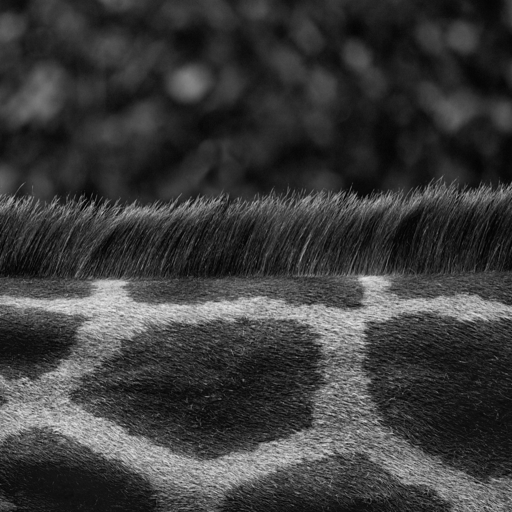
%> input picture clases/Cap08_Segmentacion/matlab/jirafa.png, 512 x 512 px
$ octave IMG08_EdgeLoG.m   (GNU Octave 9; MATLAB toolbox functions it lacks are replaced by stand-ins)
%> lines starting %> are read from the running program, lines starting %| are printed output that depends on the picture
% Example:
%
% Edge detection using LoG Filter
%
% Computer Vision Course
% (c) Domingo Mery (2014) - http://dmery.ing.puc.cl

% LoG Filter
close all
i = input('Image: 1: jirafa, 2: cameraman, 3: circuit, 4: wheel ?');
%> the answer given: 1
switch i
    case 1
        X1 = imread('jirafa.png');
%> X1 is the input picture: size 512x512 uint8; min 1, max 237, mean 59.7
    case 2
        X1 = imread('cameraman.tif');
    case 3
        X1 = imread('circuit.tif');
    case 4
        X1 = imread('wheel.bmp');
end
X = double(imresize(X1,[256 256]));
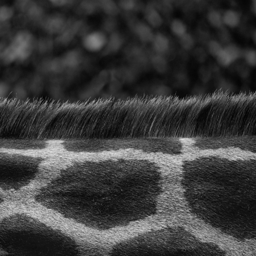
%> X: size 256x256 double; min 3, max 223, mean 59.7
figure(1);imshow(X,[])
while(1)
    sigma = input('sigma? ');
    E = edge(X,'log',1e-5,sigma);
    figure(2);
%> (the run ends here)

$ run again, with clases/Cap08_Segmentacion/matlab/N0005_0009.png copied over clases/Cap08_Segmentacion/matlab/jirafa.png
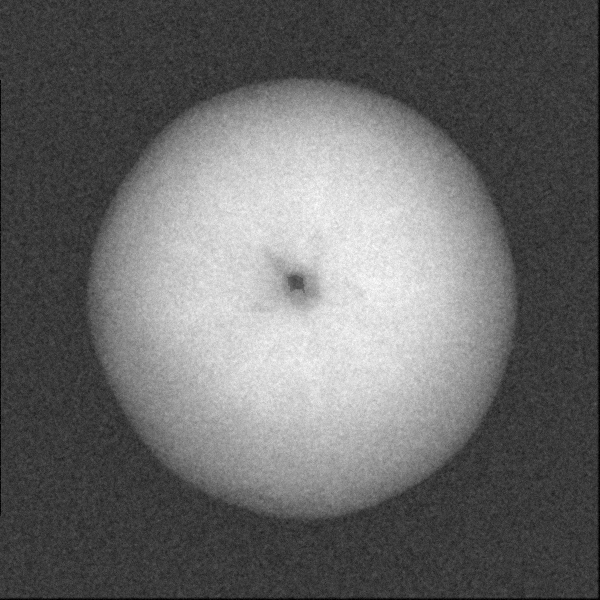
%> input picture clases/Cap08_Segmentacion/matlab/N0005_0009.png, 600 x 600 px
%> X1 is the input picture: size 600x600 uint8; min 0, max 255, mean 104.7
